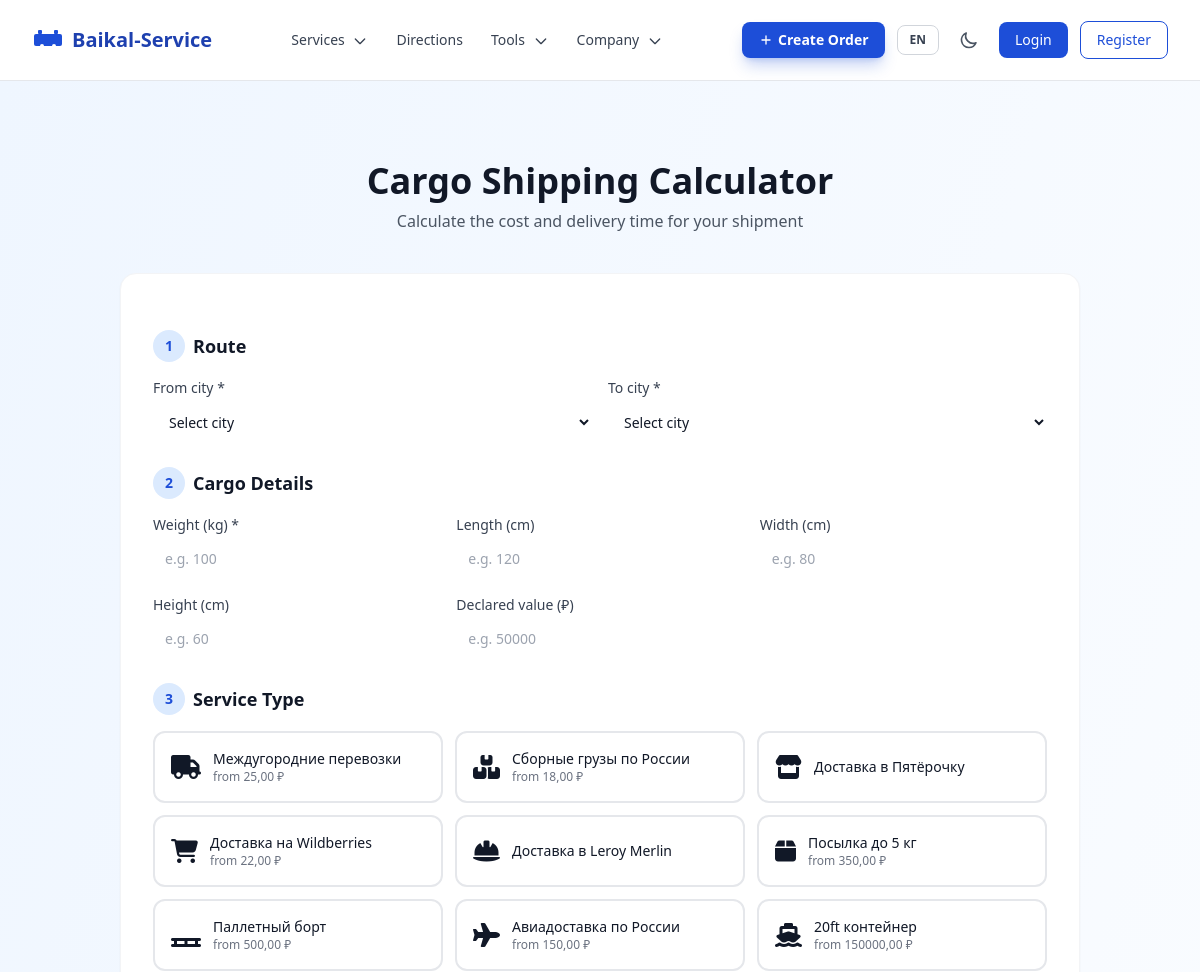
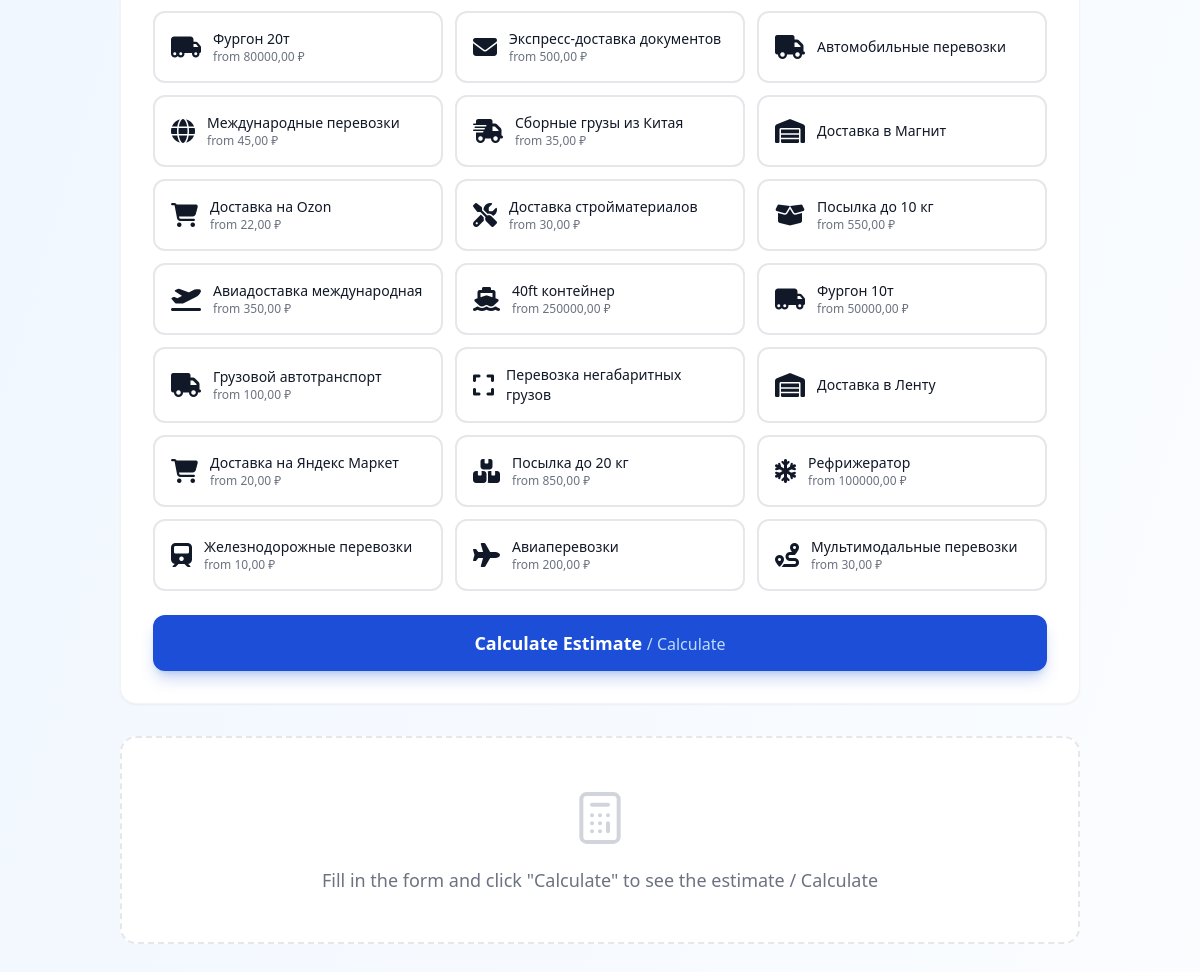
Screenshot of /ru/tools/calculator/ with the database file from the repository (2 pictures, top to bottom).
### apps/services/models.py (models this page shows, shortened)
class Service(models.Model):
    category = models.ForeignKey(ServiceCategory, on_delete=models.CASCADE, related_name='services', verbose_name=_('Category'))
    name = models.CharField(max_length=255, verbose_name=_('Name'))
    name_en = models.CharField(max_length=255, blank=True, verbose_name=_('Name (EN)'))
    slug = models.SlugField(verbose_name=_('Slug'))
    description = models.TextField(blank=True, verbose_name=_('Description'))
    description_en = models.TextField(blank=True, verbose_name=_('Description (EN)'))
    short_description = models.CharField(max_length=500, blank=True, verbose_name=_('Short description'))
    short_description_en = models.CharField(max_length=500, blank=True, verbose_name=_('Short description (EN)'))
    icon = models.CharField(max_length=100, blank=True, verbose_name=_('Icon'))
    base_price = models.DecimalField(max_digits=10, decimal_places=2, null=True, blank=True, verbose_name=_('Base price'))
    price_unit = models.CharField(max_length=50, blank=True, verbose_name=_('Price unit'))
    is_active = models.BooleanField(default=True, verbose_name=_('Active'))
    sort_order = models.IntegerField(default=0, verbose_name=_('Sort order'))
    class Meta:
        verbose_name = _('Service')
        verbose_name_plural = _('Services')
        ordering = ['sort_order']
        unique_together = [('category', 'slug')]
    def get_localized_name(self, language='ru'):
        if language == 'en' and self.name_en:
            return self.name_en
        return self.name

### apps/core/views.py (the view, shortened to what this page needs)
# urls.py: path('tools/calculator/', views.CalculatorView.as_view(), name='calculator'),
class CalculatorView(FormView):
    form_class = CalculatorForm
    template_name = 'pages/core/calculator.html'
    def get_context_data(self, **kwargs):
        context = super().get_context_data(**kwargs)
        from apps.geo.models import City
        from apps.services.models import Service
        context['cities'] = City.objects.filter(is_active=True)
        context['services'] = Service.objects.filter(is_active=True)
        return context

### apps/core/context_processors.py (called while the page is built)
def site_settings(request):
    return {
        'SITE_NAME': 'Baikal-Service',
        'SITE_DESCRIPTION': 'Logistics and cargo transportation across Russia and CIS',
        'theme': getattr(request, 'theme', 'light'),
        'DEBUG': settings.DEBUG,
    }

### apps/core/templatetags/i18n_extras.py (called while the page is built, shortened)
@register.filter
def localized(obj, language=None):
    if language is None:
        language = translation.get_language()
    lang_code = language[:2] if language else 'ru'
    if hasattr(obj, 'get_localized_name'):
        return obj.get_localized_name(lang_code)

### apps/geo/models.py (called while the page is built)
    def get_localized_name(self, language='ru'):
        if language == 'en' and self.name_en:
            return self.name_en
        return self.name

### templates/pages/core/calculator.html (shortened to what this page needs)
{% extends 'base.html' %}{% load i18n static i18n_extras %}
{% block content %}
<div class="bg-gradient-to-br from-baikal-50 to-white dark:from-gray-900 dark:to-gray-800 min-h-screen">
  <div class="max-w-5xl mx-auto px-4 sm:px-6 lg:px-8 py-12 lg:py-20">
    <h1 class="text-3xl lg:text-4xl font-bold text-gray-900 dark:text-white text-center mb-2">{% translate 'Cargo Shipping Calculator' %}</h1>
    <p class="text-gray-600 dark:text-gray-400 text-center max-w-2xl mx-auto mb-10">{% translate 'Calculate the cost and delivery time for your shipment' %}</p>
    <div class="bg-white dark:bg-gray-800 rounded-2xl shadow-sm border border-gray-100 dark:border-gray-700 overflow-hidden">
      <div class="p-6 sm:p-8">
        <form hx-post="{% url 'core:calculator' %}" hx-target="#estimate-results" hx-trigger="submit" hx-swap="innerHTML" class="space-y-6">
          <div>
            <h2 class="text-lg font-semibold text-gray-900 dark:text-white mb-4 flex items-center gap-2">
              <span class="w-8 h-8 rounded-full bg-baikal-100 dark:bg-baikal-900 text-baikal-600 dark:text-baikal-400 flex items-center justify-center text-sm font-bold">1</span>
              {% translate 'Route' %}
            </h2>
            <div class="grid grid-cols-1 sm:grid-cols-2 gap-4">
              <div>
                <label class="block text-sm font-medium text-gray-700 dark:text-gray-300 mb-1">{% translate 'From city' %} *</label>
                <select name="from_city" required class="w-full rounded-xl border-gray-300 dark:border-gray-600 bg-white dark:bg-gray-700 text-gray-900 dark:text-gray-100 py-2.5 px-3 text-sm focus:ring-2 focus:ring-baikal-500 focus:border-baikal-500 transition-colors">
                  <option value="">{% translate 'Select city' %}</option>
                </select>
              </div>
              <div>
                <label class="block text-sm font-medium text-gray-700 dark:text-gray-300 mb-1">{% translate 'To city' %} *</label>
                <select name="to_city" required class="w-full rounded-xl border-gray-300 dark:border-gray-600 bg-white dark:bg-gray-700 text-gray-900 dark:text-gray-100 py-2.5 px-3 text-sm focus:ring-2 focus:ring-baikal-500 focus:border-baikal-500 transition-colors">
                  <option value="">{% translate 'Select city' %}</option>
                </select>
              </div>
            </div>
          </div>
          <div>
            <h2 class="text-lg font-semibold text-gray-900 dark:text-white mb-4 flex items-center gap-2">
              <span class="w-8 h-8 rounded-full bg-baikal-100 dark:bg-baikal-900 text-baikal-600 dark:text-baikal-400 flex items-center justify-center text-sm font-bold">2</span>
              {% translate 'Cargo Details' %}
            </h2>
            <div class="grid grid-cols-1 sm:grid-cols-3 gap-4">
              <div>
                <label class="block text-sm font-medium text-gray-700 dark:text-gray-300 mb-1">{% translate 'Weight (kg)' %} *</label>
                <input type="number" name="weight" required step="0.1" min="0.1" class="w-full rounded-xl border-gray-300 dark:border-gray-600 bg-white dark:bg-gray-700 text-gray-900 dark:text-gray-100 py-2.5 px-3 text-sm focus:ring-2 focus:ring-baikal-500 focus:border-baikal-500 transition-colors" placeholder="{% translate 'e.g. 100' %}">
              </div>
              <div>
                <label class="block text-sm font-medium text-gray-700 dark:text-gray-300 mb-1">{% translate 'Length (cm)' %}</label>
                <input type="number" name="length" step="1" min="1" class="w-full rounded-xl border-gray-300 dark:border-gray-600 bg-white dark:bg-gray-700 text-gray-900 dark:text-gray-100 py-2.5 px-3 text-sm focus:ring-2 focus:ring-baikal-500 focus:border-baikal-500 transition-colors" placeholder="{% translate 'e.g. 120' %}">
              </div>
              <div>
                <label class="block text-sm font-medium text-gray-700 dark:text-gray-300 mb-1">{% translate 'Width (cm)' %}</label>
                <input type="number" name="width" step="1" min="1" class="w-full rounded-xl border-gray-300 dark:border-gray-600 bg-white dark:bg-gray-700 text-gray-900 dark:text-gray-100 py-2.5 px-3 text-sm focus:ring-2 focus:ring-baikal-500 focus:border-baikal-500 transition-colors" placeholder="{% translate 'e.g. 80' %}">
              </div>
              <div>
                <label class="block text-sm font-medium text-gray-700 dark:text-gray-300 mb-1">{% translate 'Height (cm)' %}</label>
                <input type="number" name="height" step="1" min="1" class="w-full rounded-xl border-gray-300 dark:border-gray-600 bg-white dark:bg-gray-700 text-gray-900 dark:text-gray-100 py-2.5 px-3 text-sm focus:ring-2 focus:ring-baikal-500 focus:border-baikal-500 transition-colors" placeholder="{% translate 'e.g. 60' %}">
              </div>
              <div>
                <label class="block text-sm font-medium text-gray-700 dark:text-gray-300 mb-1">{% translate 'Declared value (₽)' %}</label>
                <input type="number" name="declared_value" step="100" min="0" class="w-full rounded-xl border-gray-300 dark:border-gray-600 bg-white dark:bg-gray-700 text-gray-900 dark:text-gray-100 py-2.5 px-3 text-sm focus:ring-2 focus:ring-baikal-500 focus:border-baikal-500 transition-colors" placeholder="{% translate 'e.g. 50000' %}">
              </div>
            </div>
          </div>
          <div>
            <h2 class="text-lg font-semibold text-gray-900 dark:text-white mb-4 flex items-center gap-2">
              <span class="w-8 h-8 rounded-full bg-baikal-100 dark:bg-baikal-900 text-baikal-600 dark:text-baikal-400 flex items-center justify-center text-sm font-bold">3</span>
              {% translate 'Service Type' %}
            </h2>
            <div class="grid grid-cols-1 sm:grid-cols-2 lg:grid-cols-3 gap-3">
              {% for service in services %}
              <label class="relative flex items-center p-4 rounded-xl border-2 cursor-pointer transition-all duration-200 has-[:checked]:border-baikal-500 has-[:checked]:bg-baikal-50 dark:has-[:checked]:bg-baikal-900/20 border-gray-200 dark:border-gray-700 hover:border-baikal-300 dark:hover:border-baikal-600">
                <div class="flex items-center gap-3">
                  {% if service.icon %}<i class="{{ service.icon }} text-2xl"></i>{% endif %}
                  <div>
                    <p class="font-medium text-gray-900 dark:text-white text-sm">{{ service|localized }}</p>
                    {% if service.base_price %}<p class="text-xs text-gray-500 dark:text-gray-400">{% translate 'from' %} {{ service.base_price }} ₽</p>{% endif %}
                  </div>
                </div>
              </label>
              {% endfor %}
            </div>
          </div>
          <button type="submit" class="w-full px-8 py-3.5 bg-baikal-600 hover:bg-baikal-700 text-white font-semibold rounded-xl transition-colors shadow-lg shadow-baikal-600/25 text-lg">
            {% translate 'Calculate Estimate' %} <span class="text-baikal-200 font-normal text-base">/ {% translate 'Calculate' %}</span>
          </button>
        </form>
      </div>
    </div>
    <div id="estimate-results" class="mt-8">
      <div class="bg-white dark:bg-gray-800 rounded-2xl p-8 sm:p-12 text-center border-2 border-dashed border-gray-200 dark:border-gray-700">
        <p class="text-gray-500 dark:text-gray-400 text-lg">{% translate 'Fill in the form and click "Calculate" to see the estimate' %} / {% translate 'Calculate' %}</p>
      </div>
    </div>
  </div>
</div>
{% endblock %}

### static/css/styles.css (style rules this page uses)
html { line-height: 1.5; -webkit-text-size-adjust: 100%; -moz-tab-size: 4; tab-size: 4; font-family: 'Inter', ui-sans-serif, system-ui, sans-serif; font-feature-settings: normal; font-variation-settings: normal; -webkit-tap-highlight-color: transparent; }
body { margin: 0; line-height: inherit; }

### rows the page displays
Service: name "Междугородние перевозки", base_price "25,00"
Service: name "Сборные грузы по России", base_price "18,00"
Service: name "Доставка в Пятёрочку"
Service: name "Доставка на Wildberries", base_price "22,00"
Service: name "Доставка в Leroy Merlin"
Service: name "Посылка до 5 кг", base_price "350,00"
Service: name "Паллетный борт", base_price "500,00"
Service: name "Авиадоставка по России", base_price "150,00"
Service: name "20ft контейнер", base_price "150000,00"
Service: name "Фургон 20т", base_price "80000,00"
Service: name "Экспресс-доставка документов", base_price "500,00"
Service: name "Автомобильные перевозки"
Service: name "Международные перевозки", base_price "45,00"
Service: name "Сборные грузы из Китая", base_price "35,00"
Service: name "Доставка в Магнит"
Service: name "Доставка на Ozon", base_price "22,00"
Service: name "Доставка стройматериалов", base_price "30,00"
Service: name "Посылка до 10 кг", base_price "550,00"
Service: name "Авиадоставка международная", base_price "350,00"
Service: name "40ft контейнер", base_price "250000,00"
Service: name "Фургон 10т", base_price "50000,00"
Service: name "Грузовой автотранспорт", base_price "100,00"
Service: name "Перевозка негабаритных грузов"
Service: name "Доставка в Ленту"
Service: name "Доставка на Яндекс Маркет", base_price "20,00"
Service: name "Посылка до 20 кг", base_price "850,00"
Service: name "Рефрижератор", base_price "100000,00"
Service: name "Железнодорожные перевозки", base_price "10,00"
Service: name "Авиаперевозки", base_price "200,00"
Service: name "Мультимодальные перевозки", base_price "30,00"
